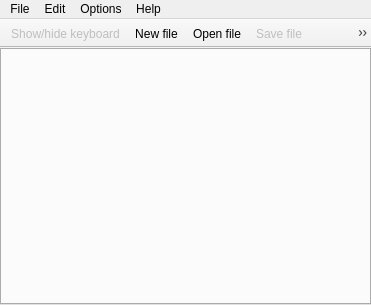
<?xml version="1.0" encoding="UTF-8"?>
<ui version="4.0">
 <class>MainWindow</class>
 <widget class="QMainWindow" name="MainWindow">
  <property name="geometry">
   <rect>
    <x>0</x>
    <y>0</y>
    <width>371</width>
    <height>305</height>
   </rect>
  </property>
  <property name="windowTitle">
   <string>MainWindow</string>
  </property>
  <widget class="QWidget" name="centralWidget">
   <layout class="QVBoxLayout" name="verticalLayout_2">
    <property name="spacing">
     <number>0</number>
    </property>
    <property name="leftMargin">
     <number>0</number>
    </property>
    <property name="topMargin">
     <number>0</number>
    </property>
    <property name="rightMargin">
     <number>0</number>
    </property>
    <property name="bottomMargin">
     <number>0</number>
    </property>
    <item>
     <widget class="QStackedWidget" name="stackedWidget">
      <property name="currentIndex">
       <number>0</number>
      </property>
      <widget class="QWidget" name="mainScreen">
       <layout class="QVBoxLayout" name="verticalLayout">
        <property name="spacing">
         <number>0</number>
        </property>
        <property name="leftMargin">
         <number>0</number>
        </property>
        <property name="topMargin">
         <number>0</number>
        </property>
        <property name="rightMargin">
         <number>0</number>
        </property>
        <property name="bottomMargin">
         <number>0</number>
        </property>
        <item>
         <widget class="QTabWidget" name="tabWidget">
          <property name="tabsClosable">
           <bool>false</bool>
          </property>
          <property name="movable">
           <bool>true</bool>
          </property>
         </widget>
        </item>
       </layout>
      </widget>
     </widget>
    </item>
   </layout>
  </widget>
  <widget class="QMenuBar" name="menuBar">
   <property name="geometry">
    <rect>
     <x>0</x>
     <y>0</y>
     <width>371</width>
     <height>21</height>
    </rect>
   </property>
   <widget class="QMenu" name="menuFile">
    <property name="title">
     <string>File</string>
    </property>
    <widget class="QMenu" name="menuRecent_files">
     <property name="title">
      <string>Recent local files</string>
     </property>
    </widget>
    <addaction name="actionNew"/>
    <addaction name="actionOpen_file"/>
    <addaction name="menuRecent_files"/>
    <addaction name="actionSave_file"/>
    <addaction name="actionSave_as"/>
    <addaction name="actionCloseFile"/>
    <addaction name="separator"/>
    <addaction name="actionExit"/>
   </widget>
   <widget class="QMenu" name="menuHelp">
    <property name="title">
     <string>Help</string>
    </property>
    <addaction name="actionAbout"/>
    <addaction name="actionQT_LGPL_license"/>
   </widget>
   <widget class="QMenu" name="menuOptions">
    <property name="title">
     <string>Options</string>
    </property>
    <widget class="QMenu" name="menuTabs_alignment">
     <property name="title">
      <string>Tabs alignment</string>
     </property>
    </widget>
    <widget class="QMenu" name="menuInterface">
     <property name="title">
      <string>Interface size</string>
     </property>
     <addaction name="actionDecrease50"/>
     <addaction name="actionDecrease25"/>
     <addaction name="actionDecrease10"/>
     <addaction name="actionIncrease10"/>
     <addaction name="actionIncrease25"/>
     <addaction name="actionIncrease50"/>
    </widget>
    <widget class="QMenu" name="menuToolbar">
     <property name="title">
      <string>Toolbar</string>
     </property>
     <widget class="QMenu" name="menuCustomize">
      <property name="title">
       <string>Customize</string>
      </property>
      <addaction name="actionToolbarKeyboard"/>
      <addaction name="actionToolbarFile_Operations"/>
      <addaction name="actionToolbarUndo_redo"/>
      <addaction name="actionToolbarCut_copy_paste"/>
      <addaction name="actionToolbarZoom_in_out"/>
      <addaction name="actionToolbarSearch"/>
     </widget>
     <widget class="QMenu" name="menuToolbarOrientation">
      <property name="title">
       <string>Orientation</string>
      </property>
      <addaction name="actionToolbarNorth"/>
      <addaction name="actionToolbarSouth"/>
      <addaction name="actionToolbarWest"/>
      <addaction name="actionToolbarEast"/>
     </widget>
     <addaction name="actionShowToolbar"/>
     <addaction name="menuCustomize"/>
     <addaction name="menuToolbarOrientation"/>
    </widget>
    <widget class="QMenu" name="menuLanguage_mode">
     <property name="enabled">
      <bool>false</bool>
     </property>
     <property name="title">
      <string>Language</string>
     </property>
     <addaction name="actionLangC_Cpp"/>
     <addaction name="actionLangCSharp"/>
     <addaction name="actionLangJava"/>
     <addaction name="actionLangJavaScript"/>
     <addaction name="actionLangNone"/>
     <addaction name="actionLangObjective_C"/>
     <addaction name="actionLangPHP"/>
     <addaction name="actionLangPython"/>
     <addaction name="actionLangSQL"/>
     <addaction name="actionLangVBasic"/>
    </widget>
    <addaction name="menuInterface"/>
    <addaction name="menuTabs_alignment"/>
    <addaction name="menuToolbar"/>
    <addaction name="actionCheck_spelling_in_comments"/>
    <addaction name="actionLine_wrap"/>
    <addaction name="actionKeyboard_after_tap"/>
    <addaction name="menuLanguage_mode"/>
    <addaction name="actionConnection_setup"/>
   </widget>
   <widget class="QMenu" name="menuEdit">
    <property name="title">
     <string>Edit</string>
    </property>
    <addaction name="actionUndo"/>
    <addaction name="actionRedo"/>
    <addaction name="separator"/>
    <addaction name="actionCopy"/>
    <addaction name="actionCut"/>
    <addaction name="actionPaste"/>
    <addaction name="separator"/>
    <addaction name="actionShow_hide_keyboard"/>
    <addaction name="actionZoom_in"/>
    <addaction name="actionZoom_out"/>
    <addaction name="actionSearch"/>
   </widget>
   <addaction name="menuFile"/>
   <addaction name="menuEdit"/>
   <addaction name="menuOptions"/>
   <addaction name="menuHelp"/>
  </widget>
  <widget class="QToolBar" name="mainToolBar">
   <property name="windowTitle">
    <string>Toolbar</string>
   </property>
   <property name="movable">
    <bool>false</bool>
   </property>
   <property name="floatable">
    <bool>false</bool>
   </property>
   <attribute name="toolBarArea">
    <enum>TopToolBarArea</enum>
   </attribute>
   <attribute name="toolBarBreak">
    <bool>false</bool>
   </attribute>
   <addaction name="actionShow_hide_keyboard"/>
   <addaction name="actionNew"/>
   <addaction name="actionOpen_file"/>
   <addaction name="actionSave_file"/>
   <addaction name="actionSave_as"/>
   <addaction name="actionCloseFile"/>
   <addaction name="actionZoom_in"/>
   <addaction name="actionZoom_out"/>
   <addaction name="actionSearch"/>
   <addaction name="actionUndo"/>
   <addaction name="actionPaste"/>
   <addaction name="actionCopy"/>
   <addaction name="actionRedo"/>
   <addaction name="actionCut"/>
  </widget>
  <action name="actionOpen_file">
   <property name="checked">
    <bool>false</bool>
   </property>
   <property name="icon">
    <iconset resource="Resources/resources.qrc">
     <normaloff>:/Icons/open.png</normaloff>:/Icons/open.png</iconset>
   </property>
   <property name="text">
    <string>Open file</string>
   </property>
   <property name="toolTip">
    <string>Open file</string>
   </property>
   <property name="shortcut">
    <string>Ctrl+O</string>
   </property>
  </action>
  <action name="actionSave_file">
   <property name="enabled">
    <bool>false</bool>
   </property>
   <property name="icon">
    <iconset resource="Resources/resources.qrc">
     <normaloff>:/Icons/save.png</normaloff>:/Icons/save.png</iconset>
   </property>
   <property name="text">
    <string>Save file</string>
   </property>
   <property name="toolTip">
    <string>Save edited file</string>
   </property>
   <property name="shortcut">
    <string>Ctrl+S</string>
   </property>
  </action>
  <action name="actionAbout">
   <property name="text">
    <string>About</string>
   </property>
   <property name="shortcut">
    <string>Ctrl+H</string>
   </property>
  </action>
  <action name="actionZoom_out">
   <property name="enabled">
    <bool>false</bool>
   </property>
   <property name="icon">
    <iconset resource="Resources/resources.qrc">
     <normaloff>:/Icons/zoomOut.png</normaloff>:/Icons/zoomOut.png</iconset>
   </property>
   <property name="text">
    <string>Zoom out</string>
   </property>
   <property name="toolTip">
    <string>Zoom out</string>
   </property>
  </action>
  <action name="actionZoom_in">
   <property name="enabled">
    <bool>false</bool>
   </property>
   <property name="icon">
    <iconset resource="Resources/resources.qrc">
     <normaloff>:/Icons/zoomIn.png</normaloff>:/Icons/zoomIn.png</iconset>
   </property>
   <property name="text">
    <string>Zoom in</string>
   </property>
   <property name="toolTip">
    <string>Zoom in</string>
   </property>
  </action>
  <action name="actionSearch">
   <property name="enabled">
    <bool>false</bool>
   </property>
   <property name="icon">
    <iconset resource="Resources/resources.qrc">
     <normaloff>:/Icons/search.png</normaloff>:/Icons/search.png</iconset>
   </property>
   <property name="text">
    <string>Search</string>
   </property>
   <property name="toolTip">
    <string>Search</string>
   </property>
  </action>
  <action name="actionUndo">
   <property name="enabled">
    <bool>false</bool>
   </property>
   <property name="icon">
    <iconset resource="Resources/resources.qrc">
     <normaloff>:/Icons/undo.png</normaloff>:/Icons/undo.png</iconset>
   </property>
   <property name="text">
    <string>Undo</string>
   </property>
   <property name="toolTip">
    <string>Undo action</string>
   </property>
  </action>
  <action name="actionRedo">
   <property name="enabled">
    <bool>false</bool>
   </property>
   <property name="icon">
    <iconset resource="Resources/resources.qrc">
     <normaloff>:/Icons/redo.png</normaloff>:/Icons/redo.png</iconset>
   </property>
   <property name="text">
    <string>Redo</string>
   </property>
   <property name="toolTip">
    <string>Redo action</string>
   </property>
  </action>
  <action name="actionCut">
   <property name="enabled">
    <bool>false</bool>
   </property>
   <property name="icon">
    <iconset resource="Resources/resources.qrc">
     <normaloff>:/Icons/cut.png</normaloff>:/Icons/cut.png</iconset>
   </property>
   <property name="text">
    <string>Cut</string>
   </property>
   <property name="toolTip">
    <string>Cut</string>
   </property>
  </action>
  <action name="actionCopy">
   <property name="enabled">
    <bool>false</bool>
   </property>
   <property name="icon">
    <iconset resource="Resources/resources.qrc">
     <normaloff>:/Icons/copy.png</normaloff>:/Icons/copy.png</iconset>
   </property>
   <property name="text">
    <string>Copy</string>
   </property>
   <property name="toolTip">
    <string>Copy</string>
   </property>
  </action>
  <action name="actionPaste">
   <property name="enabled">
    <bool>false</bool>
   </property>
   <property name="icon">
    <iconset resource="Resources/resources.qrc">
     <normaloff>:/Icons/paste.png</normaloff>:/Icons/paste.png</iconset>
   </property>
   <property name="text">
    <string>Paste</string>
   </property>
   <property name="toolTip">
    <string>Paste</string>
   </property>
  </action>
  <action name="actionTabsWest">
   <property name="checkable">
    <bool>true</bool>
   </property>
   <property name="checked">
    <bool>true</bool>
   </property>
   <property name="text">
    <string>West</string>
   </property>
   <property name="toolTip">
    <string>Align tabs west</string>
   </property>
  </action>
  <action name="actionTabsEast">
   <property name="checkable">
    <bool>true</bool>
   </property>
   <property name="text">
    <string>East</string>
   </property>
   <property name="toolTip">
    <string>Align tabs east</string>
   </property>
  </action>
  <action name="actionTabsNorth">
   <property name="checkable">
    <bool>true</bool>
   </property>
   <property name="text">
    <string>North</string>
   </property>
   <property name="toolTip">
    <string>Align tabs north</string>
   </property>
  </action>
  <action name="actionTabsSouth">
   <property name="checkable">
    <bool>true</bool>
   </property>
   <property name="text">
    <string>South</string>
   </property>
   <property name="toolTip">
    <string>Align tabs south</string>
   </property>
  </action>
  <action name="actionDecrease50">
   <property name="checkable">
    <bool>false</bool>
   </property>
   <property name="text">
    <string>- 50%</string>
   </property>
   <property name="toolTip">
    <string>Decrease size by 50%</string>
   </property>
  </action>
  <action name="actionDecrease25">
   <property name="checkable">
    <bool>false</bool>
   </property>
   <property name="text">
    <string>- 25%</string>
   </property>
   <property name="toolTip">
    <string>Decrease size by 25%</string>
   </property>
  </action>
  <action name="actionDecrease10">
   <property name="checkable">
    <bool>false</bool>
   </property>
   <property name="checked">
    <bool>false</bool>
   </property>
   <property name="text">
    <string>- 10%</string>
   </property>
   <property name="toolTip">
    <string>Decrease size by 10%</string>
   </property>
  </action>
  <action name="actionIncrease10">
   <property name="checkable">
    <bool>false</bool>
   </property>
   <property name="text">
    <string>+ 10%</string>
   </property>
   <property name="toolTip">
    <string>Increase size by 10%</string>
   </property>
  </action>
  <action name="actionIncrease25">
   <property name="checkable">
    <bool>false</bool>
   </property>
   <property name="text">
    <string>+ 25%</string>
   </property>
   <property name="toolTip">
    <string>Increase size by 25%</string>
   </property>
  </action>
  <action name="actionToolbarFile_Operations">
   <property name="checkable">
    <bool>true</bool>
   </property>
   <property name="checked">
    <bool>true</bool>
   </property>
   <property name="text">
    <string>File Operations</string>
   </property>
  </action>
  <action name="actionToolbarCut_copy_paste">
   <property name="checkable">
    <bool>true</bool>
   </property>
   <property name="checked">
    <bool>true</bool>
   </property>
   <property name="text">
    <string>Cut, copy, paste</string>
   </property>
  </action>
  <action name="actionToolbarZoom_in_out">
   <property name="checkable">
    <bool>true</bool>
   </property>
   <property name="checked">
    <bool>true</bool>
   </property>
   <property name="text">
    <string>Zoom in and out</string>
   </property>
  </action>
  <action name="actionToolbarUndo_redo">
   <property name="checkable">
    <bool>true</bool>
   </property>
   <property name="checked">
    <bool>true</bool>
   </property>
   <property name="text">
    <string>Undo and redo</string>
   </property>
   <property name="toolTip">
    <string>Undo and redo</string>
   </property>
  </action>
  <action name="actionToolbarSearch">
   <property name="checkable">
    <bool>true</bool>
   </property>
   <property name="checked">
    <bool>true</bool>
   </property>
   <property name="text">
    <string>Search</string>
   </property>
  </action>
  <action name="actionCheck_spelling_in_comments">
   <property name="checkable">
    <bool>true</bool>
   </property>
   <property name="checked">
    <bool>true</bool>
   </property>
   <property name="text">
    <string>Check spelling</string>
   </property>
  </action>
  <action name="actionLine_wrap">
   <property name="checkable">
    <bool>true</bool>
   </property>
   <property name="checked">
    <bool>true</bool>
   </property>
   <property name="text">
    <string>Line wrap</string>
   </property>
  </action>
  <action name="actionExit">
   <property name="text">
    <string>Exit</string>
   </property>
   <property name="toolTip">
    <string>Exit application</string>
   </property>
  </action>
  <action name="actionShowToolbar">
   <property name="checkable">
    <bool>true</bool>
   </property>
   <property name="checked">
    <bool>true</bool>
   </property>
   <property name="text">
    <string>Show</string>
   </property>
   <property name="toolTip">
    <string>Show toolbar</string>
   </property>
  </action>
  <action name="actionNew">
   <property name="icon">
    <iconset resource="Resources/resources.qrc">
     <normaloff>:/Icons/new.png</normaloff>:/Icons/new.png</iconset>
   </property>
   <property name="text">
    <string>New file</string>
   </property>
   <property name="toolTip">
    <string>New file</string>
   </property>
  </action>
  <action name="actionSave_as">
   <property name="enabled">
    <bool>false</bool>
   </property>
   <property name="icon">
    <iconset resource="Resources/resources.qrc">
     <normaloff>:/Icons/saveAs.png</normaloff>:/Icons/saveAs.png</iconset>
   </property>
   <property name="text">
    <string>Save file as</string>
   </property>
   <property name="toolTip">
    <string>Save edited file as</string>
   </property>
  </action>
  <action name="actionLangC_Cpp">
   <property name="checkable">
    <bool>true</bool>
   </property>
   <property name="text">
    <string>C/C++</string>
   </property>
   <property name="toolTip">
    <string>C/C++</string>
   </property>
  </action>
  <action name="actionLangJava">
   <property name="checkable">
    <bool>true</bool>
   </property>
   <property name="text">
    <string>Java</string>
   </property>
   <property name="toolTip">
    <string>Java</string>
   </property>
  </action>
  <action name="actionLangObjective_C">
   <property name="checkable">
    <bool>true</bool>
   </property>
   <property name="text">
    <string>Objective-C</string>
   </property>
   <property name="toolTip">
    <string>Objective-C</string>
   </property>
  </action>
  <action name="actionLangCSharp">
   <property name="checkable">
    <bool>true</bool>
   </property>
   <property name="text">
    <string>C#</string>
   </property>
   <property name="toolTip">
    <string>C Sharp</string>
   </property>
  </action>
  <action name="actionLangPHP">
   <property name="checkable">
    <bool>true</bool>
   </property>
   <property name="text">
    <string>PHP</string>
   </property>
   <property name="toolTip">
    <string>PHP</string>
   </property>
  </action>
  <action name="actionLangVBasic">
   <property name="checkable">
    <bool>true</bool>
   </property>
   <property name="text">
    <string>Visual Basic</string>
   </property>
   <property name="toolTip">
    <string>Visual Basic</string>
   </property>
  </action>
  <action name="actionLangPython">
   <property name="checkable">
    <bool>true</bool>
   </property>
   <property name="text">
    <string>Python</string>
   </property>
   <property name="toolTip">
    <string>Python</string>
   </property>
  </action>
  <action name="actionLangSQL">
   <property name="checkable">
    <bool>true</bool>
   </property>
   <property name="text">
    <string>Transact-SQL</string>
   </property>
   <property name="toolTip">
    <string>Transact-SQL</string>
   </property>
  </action>
  <action name="actionLangJavaScript">
   <property name="checkable">
    <bool>true</bool>
   </property>
   <property name="text">
    <string>JavaScript</string>
   </property>
   <property name="toolTip">
    <string>JavaScript</string>
   </property>
  </action>
  <action name="actionLangNone">
   <property name="checkable">
    <bool>true</bool>
   </property>
   <property name="checked">
    <bool>true</bool>
   </property>
   <property name="text">
    <string>Plain text</string>
   </property>
   <property name="toolTip">
    <string>Plain text</string>
   </property>
  </action>
  <action name="actionToolbarNorth">
   <property name="checkable">
    <bool>true</bool>
   </property>
   <property name="checked">
    <bool>true</bool>
   </property>
   <property name="text">
    <string>North</string>
   </property>
  </action>
  <action name="actionToolbarSouth">
   <property name="checkable">
    <bool>true</bool>
   </property>
   <property name="text">
    <string>South</string>
   </property>
  </action>
  <action name="actionToolbarWest">
   <property name="checkable">
    <bool>true</bool>
   </property>
   <property name="text">
    <string>West</string>
   </property>
  </action>
  <action name="actionToolbarEast">
   <property name="checkable">
    <bool>true</bool>
   </property>
   <property name="text">
    <string>East</string>
   </property>
  </action>
  <action name="actionQT_LGPL_license">
   <property name="text">
    <string>QT LGPL license</string>
   </property>
  </action>
  <action name="actionIncrease50">
   <property name="text">
    <string>+ 50%</string>
   </property>
   <property name="toolTip">
    <string>Increase size by 50%</string>
   </property>
  </action>
  <action name="actionCloseFile">
   <property name="enabled">
    <bool>false</bool>
   </property>
   <property name="icon">
    <iconset resource="Resources/resources.qrc">
     <normaloff>:/Icons/close.png</normaloff>:/Icons/close.png</iconset>
   </property>
   <property name="text">
    <string>Close file</string>
   </property>
   <property name="toolTip">
    <string>Close current file</string>
   </property>
  </action>
  <action name="actionShow_hide_keyboard">
   <property name="enabled">
    <bool>false</bool>
   </property>
   <property name="icon">
    <iconset resource="Resources/resources.qrc">
     <normaloff>:/Icons/keyboard.png</normaloff>:/Icons/keyboard.png</iconset>
   </property>
   <property name="text">
    <string>Show/hide keyboard</string>
   </property>
   <property name="toolTip">
    <string>Show/hide keyboard</string>
   </property>
  </action>
  <action name="actionToolbarKeyboard">
   <property name="checkable">
    <bool>true</bool>
   </property>
   <property name="checked">
    <bool>true</bool>
   </property>
   <property name="enabled">
    <bool>true</bool>
   </property>
   <property name="text">
    <string>Keyboard toggle</string>
   </property>
   <property name="toolTip">
    <string>Keyboard toggle</string>
   </property>
  </action>
  <action name="actionKeyboard_after_tap">
   <property name="checkable">
    <bool>true</bool>
   </property>
   <property name="checked">
    <bool>true</bool>
   </property>
   <property name="text">
    <string>Keyboard after tap</string>
   </property>
   <property name="toolTip">
    <string>Show keyboard after tap</string>
   </property>
  </action>
  <action name="actionConnection_setup">
   <property name="text">
    <string>Connection setup</string>
   </property>
  </action>
 </widget>
 <layoutdefault spacing="6" margin="11"/>
 <resources>
  <include location="Resources/resources.qrc"/>
 </resources>
 <connections/>
</ui>
